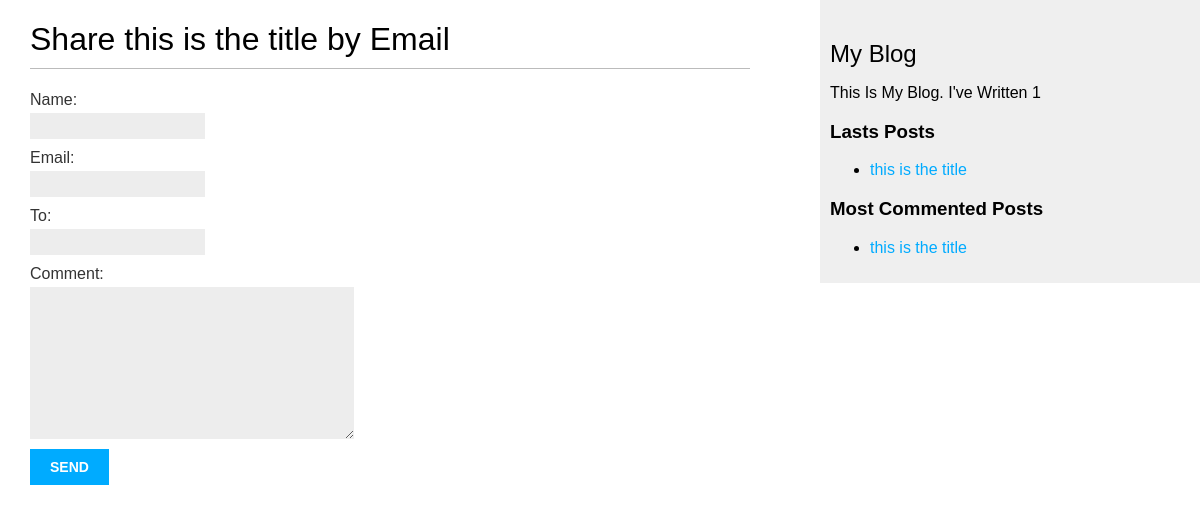
Before: /blog/1/share/ with the older database file.
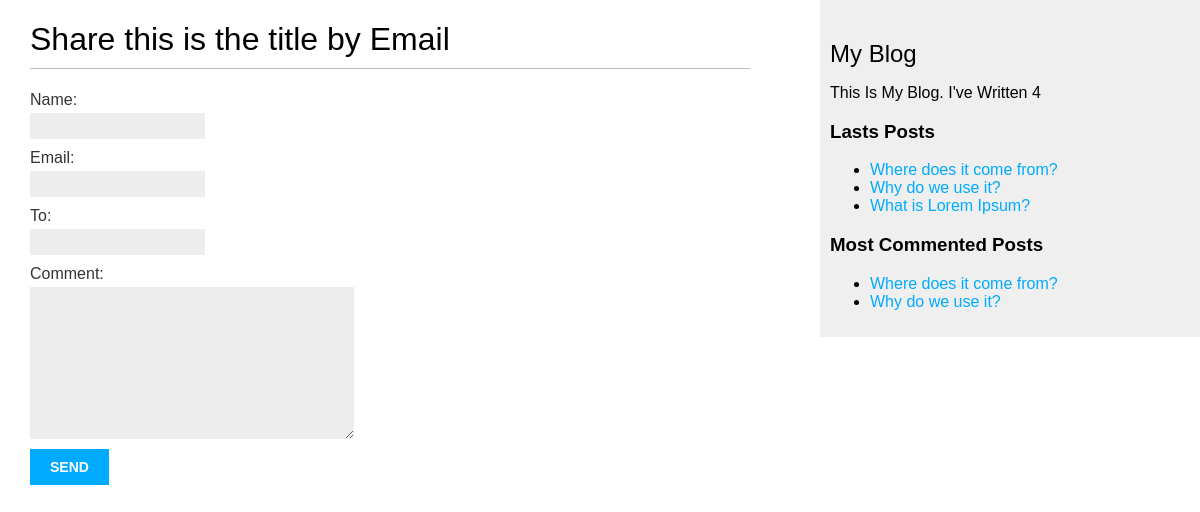
After: the same page with the newer database file.
### blog/models.py (models this page shows, shortened)
class Post(models.Model):
    class Status(models.TextChoices):
        DRAFT = 'DR' , 'Draft'
        PUBLISHED = 'PB' , 'Published'
    title = models.CharField(max_length=250)
    slug = models.SlugField(max_length=250,unique_for_date='publish')
    body = models.TextField()
    publish = models.DateTimeField(default=timezone.now)
    created = models.DateTimeField(auto_now_add=True)
    updated = models.DateTimeField(auto_now=True)
    status = models.CharField(max_length=2,choices=Status.choices,default=Status.DRAFT)
    author = models.ForeignKey(User,on_delete=models.CASCADE,related_name='blog_posts')
    tags = TaggableManager()
    class Meta:
        ordering = ['-publish']
        indexes = [
            models.Index(fields=['-publish']),
        ]
    def get_absolute_url(self):
        return reverse("blog:post_detail", args=[
            self.publish.year,
            self.publish.month,
            self.publish.day,
            self.slug,
        ])

### blog/views.py (the view)
# urls.py: path('<int:post_id>/share/',views.post_share,name='post_share'),
def post_share(request,post_id):
    post = get_object_or_404(Post,id=post_id,status=Post.Status.PUBLISHED)
    sent = False
    if request.method == 'POST':
        form = EmailPostForm(request.POST)
        if form.is_valid():
            cd = form.cleaned_data
            post_url = request.build_absolute_uri(post.get_absolute_url())
            subject = f"{cd['name']} recommendes you red {post.title}"
            message = f"read {post.title} at {post_url} \n {cd['name']}\'s comments : {cd['comment']}"
            send_mail(subject,message,'ammarbaha4@gmail.com',[cd['to']])
            sent = True
    else:
        form = EmailPostForm()
    return render(request,'blog/post/share.html',{'post':post,'form':form,'sent':sent})

### blog/forms.py
class EmailPostForm(forms.Form):
    name = forms.CharField(max_length=25)
    email = forms.EmailField()
    to = forms.EmailField()
    comment = forms.CharField(required=False,widget=forms.Textarea)

### blog/templatetags/blog_tags.py (called while the page is built)
@register.simple_tag
def total_posts():
    return Post.objects.count()

@register.inclusion_tag('blog/post/lastes_posts.html')
def show_lastes_posts(count=5):
    lastes_posts = Post.objects.order_by('-publish')[:count]
    return {'lastes_posts':lastes_posts}

@register.simple_tag
def get_most_commented_posts(count=5):
    return Post.objects.annotate(total_comments=Count('comments')).order_by('-total_comments')[:count]

### blog/templates/blog/post/share.html (shortened to what this page needs)
{% extends 'blog/base.html' %}
{% block content %}
  {% if sent %}
     <h1>E-mail Successfuly Sent</h1>
     <p> "{{post.title}}" was Successfuly sent to {{form.cleaned_data.to}}.</p>
  {% else %}
  <h1>Share {{post.title}} by Email</h1>
  <form method="POST">
    {{form.as_p}}
    <input value="send" type="submit">
  </form>
  {% endif %}
{% endblock %}

### blog/templates/blog/base.html (shortened to what this page needs)
{% load static %}
{% load blog_tags %}
<!DOCTYPE html>
<html lang="en">
<head>
    <link rel="stylesheet" href="{% static 'css/blog.css' %}">
</head>
<body>
    <div id="content">
        {% block content %}{% endblock %}
    </div>
    <div id="sidebar">
        <h2>My Blog</h2>
        <p>
            This Is My Blog.
            I've Written {% total_posts %}
        </p>
        <h3>Lasts Posts</h3>
         {% show_lastes_posts 3 %}
         {% get_most_commented_posts 2 as most_commented_posts %}
         <h3>Most Commented Posts</h3>
         <ul>
            {% for post in most_commented_posts %}
              <li>
                <a href="{{post.get_absolute_url}}">{{post.title}}</a>
              </li>
            {% endfor %}
         </ul>
    </div>
</body>
</html>

### blog/templates/blog/post/lastes_posts.html
<ul>
    {% for post in lastes_posts %}
        <li><a href="{{post.get_absolute_url}}">{{post.title}}</a></li>
    {% endfor %}
</ul>

Changed rows visible on the page:
no longer on one of the page's lists (row edited): Post: title "this is the title"
added Post: title "Where does it come from?"
added Post: title "Why do we use it?"
added Post: title "What is Lorem Ipsum?", shown under "Lasts Posts"
Other visible differences:
text no longer shown: "1"
text now shown: "4"
